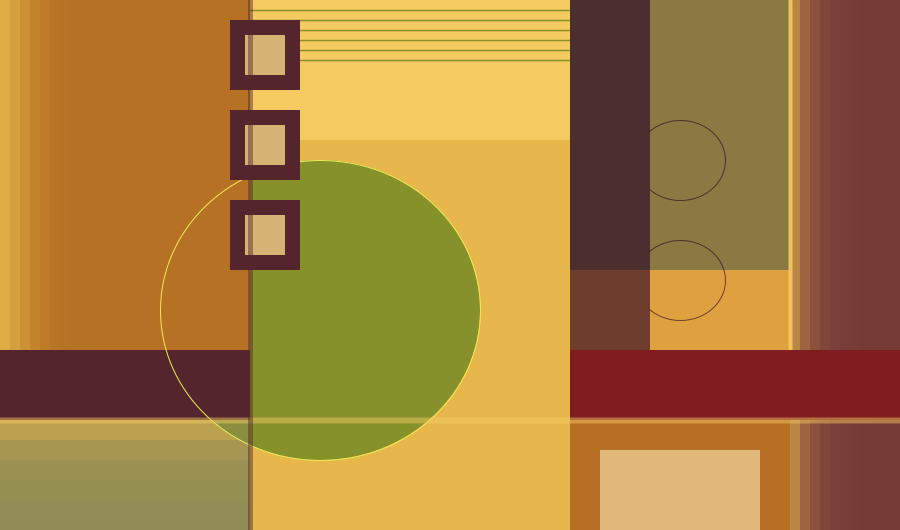
Frame 1 (no input)
Frame 60 (the mouse pressed at the canvas centre just before this capture): identical to frame 1, image omitted
Frame 120 (the mouse held since frame 60 and released just before this capture): identical to frame 1, image omitted

The Processing sketch that drew this single still picture (run headless with seeded random() and noise(); from frame 60 on, the mouse is pressed at the canvas centre):

// Processing sketch: processing_112919
// ── processing_112919.pde

//Lucrecia Esteban

void setup (){
  size(900,530);
  }

void draw(){
  background (231,183,75);  
  
  noStroke();
  fill(245,202,97);
  rect(250,0,320,140); //rectángulo ocre medio arriba
  
  fill(134,145,43);
  ellipse(320,310,320,300); //círculo relleno verde
  
  fill(182,113,36,40);
  rect(0,0,250,350);//rectángulo superior izquierdo, ocre oscuro
  fill(182,113,36,60);
  rect(10,0,240,350);
  fill(182,113,36,80);
  rect(20,0,230,350);
  fill(182,113,36,100);
  rect(30,0,220,350);
  fill(182,113,36,120);
  rect(40,0,210,350);
  fill(182,113,36,140);
  rect(50,0,200,350);
  fill(182,113,36,160);
  rect(60,0,190,350);
  fill(182,113,36,180);
  rect(70,0,180,350);
  fill(182,113,36,200);
  rect(80,0,170,350);
  fill(182,113,36,220);
  rect(90,0,160,350);
  fill(182,113,36,240);
  rect(100,0,150,350);
  fill(182,113,36,255);
  rect(110,0,140,350);
  
  
  //alternativa
  //fill(182,113,36,100);
  //triangle(0,350,0,0,250,0);
  //fill(182,113,36,120);
  //triangle(0,330,0,0,240,0);
  //fill(182,113,36,140);
  //triangle(0,300,0,0,230,0);
  //fill(182,113,36,160);
  //triangle(0,270,0,0,220,0);
  //fill(182,113,36,140);
  //triangle(10,350,250,10,250,350);
  //fill(182,113,36,140);
  //triangle(25,350,250,20,250,350);
  //fill(182,113,36,160);
  //triangle(50,350,250,30,250,350);
  //fill(182,113,36,150);
  //quad(250,0,250,10,10,350,0,350);
    
  
  fill(84,37,45);
  rect(0,350,250,70); //rectángulo medio izquierdo, bordeaux
  
  fill(143,140,84,125);
  rect(0,420,250,130); //rectángulo inferior izquierdo, verde mate claro
  fill(143,140,84,130);
  rect(0,440,250,130);
  fill(143,140,84,135);
  rect(0,460,250,130);
  fill(143,140,84,140);
  rect(0,480,250,130);
  fill(143,140,84,145);
  rect(0,500,250,130);
  fill(143,140,84,150);
  rect(0,520,250,130);
  fill(143,140,84,155);
  rect(0,530,250,130);
  
  //líneas verdes encima de rectángulo ocre medio
  strokeWeight(1.5);
  stroke(134,145,43);
  line(250,10,570,10);
  line(250,20,570,20);
  line(250,30,570,30);
  line(250,40,570,40);
  line(250,50,570,50);
  line(250,60,570,60);
  
    
  strokeWeight(1);
  stroke(233,235,80);
  noFill();
  ellipse(320,310,320,300); //círculo sin relleno líneal amarillo
  
  noStroke();
  fill(84,37,45);
  rect(230,20,70,70); //primer cuadrado pequeño medio, bordeaux
  
  fill(214,179,116);
  rect(245,35,40,40); //primer cuadrado beige de dentro del cuadrado bordeaux
  
  fill(84,37,45);
  rect(230,110,70,70);//segundo cuadrado pequeño medio, bordeaux
  
  fill(214,179,116);
  rect(245,125,40,40);//segundo cuadrado beige de dentro del cuadrado bordeaux
  
  fill(84,37,45);
  rect(230,200,70,70);//tercer cuadrado pequeño medio, bordeaux
  
  fill(214,179,116);
  rect(245,215,40,40);//tercer cuadrado beige de dentro del cuadrado bordeaux
  
  fill(118,59,55,100);
  rect(790,0,110,550); //rectángulo largo derecho vertical bordeaux
  fill(118,59,55,110);
  rect(800,0,110,550);
  fill(118,59,55,120);
  rect(810,0,110,550);
  fill(118,59,55,130);
  rect(820,0,110,550);
  fill(118,59,55,140);
  rect(830,0,110,550);
  fill(118,59,55,150);
  rect(840,0,110,550);
  fill(118,59,55,160);
  rect(850,0,110,550);
  fill(118,59,55,170);
  rect(860,0,110,550);
  fill(118,59,55,180);
  rect(870,0,110,550);
  fill(118,59,55,190);
  rect(880,0,110,550);
  fill(118,59,55,200);
  rect(890,0,110,550);
  
  
  fill(76,46,48);
  rect(570,0,80,350); //primer rectángulo derecho vertical bordeaux
  
  fill(139,121,67);
  rect(650,0,140,270); //segundo rectángulo derecho vertical verde/ocre
  
  //círculos pequeños derecha  
  noFill();
  strokeWeight(1);
  stroke(76,46,48);
  ellipse(680,160,90,80);
  stroke(76,46,48);
  ellipse(680,280,90,80);
  
  noStroke();
  fill(201,102,36,70);
  rect(570,270,220,80);//primer rectángulo horizontal derecho naranja
  
  strokeWeight(4);
  stroke(245,202,97,230);
  line(790,0,790,350);//línea derecha amarilla vertical
  
  noStroke();
  fill(129,29,33);
  rect(570,350,330,70);//segundo rectángulo horizontal derecho bordeaux
  
  fill(182,111,36);
  rect(570,420,220,130); //tercer rectángulo horizontal derecho ocre
  
  fill(224,184,123);
  rect(600,450,160,140); //rectángulo beige de dentro del tercer rectángulo horizontal derecho ocre
  
  strokeWeight(6);
  stroke(245,202,97,120);
  line(0,420,900,420);//línea horizontal larga amarilla abajo 
  
  strokeWeight(5);
  stroke(84,37,45,120);
  line(250,0,250,530);//línea bordeaux izquierda larga vertical

   
}
